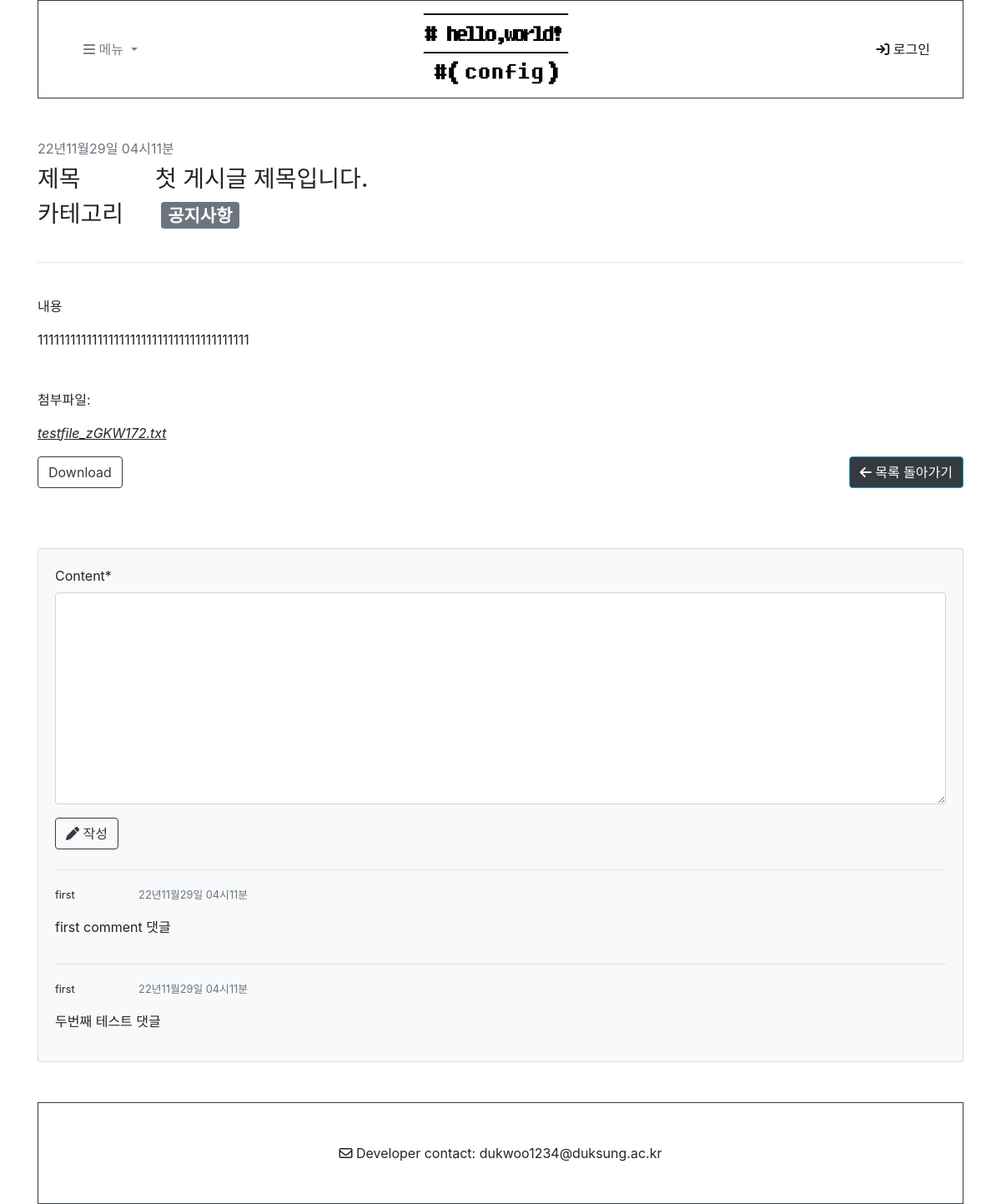
The page /bbs/4/ on the database its author committed.
### bbs/models.py (models this page shows, shortened)
class Post(models.Model):
    pkvalue = models.AutoField(primary_key=True)
    title = models.CharField(max_length=25)
    content = models.TextField(max_length=None)
    created_date = models.DateTimeField(auto_now_add=True)
    updated_date = models.DateTimeField(auto_now=True)
    file = models.FileField(upload_to='bbs/fiels/%Y/%m/%d/', blank=True)
    writer = models.ForeignKey(User, on_delete=models.CASCADE)
    category = models.ForeignKey(Category, on_delete=models.CASCADE)
    def get_file_name(self):
        return os.path.basename(self.file.name)

class Category(models.Model):
    name = models.CharField(max_length=50, unique=True)
    slug = models.SlugField(max_length=50, unique=True, allow_unicode=True)
    description = models.TextField(max_length=200)
    def __str__(self):
        return self.name
    class Meta:
        verbose_name_plural = 'Categories'

class Comment(models.Model):
    pkvalue = models.AutoField(primary_key=True)
    created_date = models.DateTimeField(auto_now_add=True)
    content = models.TextField(max_length=None)
    writer = models.ForeignKey(User, on_delete=models.CASCADE)
    post = models.ForeignKey(Post, on_delete=models.CASCADE)

class User(models.Model):
    pkvalue = models.AutoField(primary_key=True)
    ID = models.CharField(max_length=25, unique=True)
    PW = models.CharField(max_length=25, unique=True)
    join_date = models.DateTimeField(auto_now_add=True)
    email = models.EmailField(max_length=25, unique=True, null=True, blank=True)
    phone_number = models.CharField(max_length=25, unique=True, null=True, blank=True)
    name = models.CharField(max_length=20, null=True, blank=True)
    profile_photo = models.ImageField(null=True, blank=True)

### bbs/views.py (the view)
# urls.py: path('<int:pk>/', views.PostDetail.as_view()),
class PostDetail(DetailView):
    model = Post
    def get_context_data(self, **kwargs):
        context = super(PostDetail,self).get_context_data()
        context['categories'] = Category.objects.all()
        context['no_category_post_count'] = Post.objects.filter(category=None).count
        context['comment_form'] = CommentForm
        return context

### bbs/templates/bbs/post_detail.html (shortened to what this page needs)
<!DOCTYPE html>
{% load static %}
{% load crispy_forms_tags %}
<html lang="ko">
<head>
    <link rel="stylesheet" href="https://cdn.jsdelivr.net/npm/bootstrap@4.5.3/dist/css/bootstrap.min.css">
</head>
<body>
    <div class="container" style="margin: auto;">
    <nav class="navbar navbar-expand-lg navbar-light bg-white border border-dark">
        <div class="container">
            <div class="collapse navbar-collapse col-1" id="navbarNavDropdown">
                <ul class="navbar-nav">
                    <li class="nav-item dropdown">
                        <a class="nav-link dropdown-toggle" href="#" id="navbarDropdownMenuLink" role="button" data-toggle="dropdown" aria-haspopup="true" aria-expanded="false">
                            <i class="fa-sharp fa-solid fa-bars"></i> 메뉴
                        </a>
                    </li>
                </ul>
            </div>
            <div class="col-7.5" style="text-align: center;">
                <a class="navbar-brand" href="http://127.0.0.1:8000/bbs/">
                    <img src="{% static '/image/logo.jpg' %}" alt="logo image" style="width: 180px; height:90px;" />
                </a>
            </div>
            <ul class="navbar-nav col-1.5 float-right">
                <li class="nav-item active">
                    <a class="nav-link" href="http://127.0.0.1:8000/bbs/login/">
                        <i class="fa-sharp fa-solid fa-arrow-right-to-bracket"></i> 로그인 <span class="sr-only">(current)</span>
                    </a>
                </li>
            </ul>
        </div>
    </nav>
    <div id="post-area">
        <header class="mb-4">
            <br><br>
            <div class="text-muted fst-italic mb-2">{{post.created_date | date:"y년m월d일 h시m분"}}</div>
            <div class="fw-bolder mb-1" id="title">
                <h3>제목&nbsp;&nbsp;&nbsp;&nbsp;&nbsp;&nbsp;&nbsp;&nbsp;&nbsp;&nbsp;&nbsp;&nbsp;{{post.title}}</h3>
            </div>
            <h3 class="fw-bolder mb-1">카테고리&nbsp;&nbsp;&nbsp;&nbsp;&nbsp;
                {% if post.category %}
                    <p class="badge badge-secondary">{{post.category}}</p>
                {% endif %}
            </h3>
        </header>
        <hr>
        <section class="mb-5">
            <div class="fs-5 mb-4">
                <br>
                <p>내용</p>
                <p>{{post.content}}</p>
            </div>
        </section>
        {% if post.file %}
            <section class="mb-5">
                <div class="fs-5 mb-4">
                    <p>첨부파일: <p class="font-italic" style="text-decoration: underline;">{{post.get_file_name}}</p></p>
                    <a href="{{post.file.url}}" class="btn btn-outline-dark" role="button" download>
                        Download
                    </a>
                    <a class="btn btn-info float-right bg-dark" href="http://127.0.0.1:8000/bbs/" role="button">
                        <i class="fa-sharp fa-solid fa-arrow-left"></i> 목록 돌아가기
                    </a>
                </div>
            </section>
        {% endif %}
    </div>
    <br>
    <div id="comment-area" class="mb-5">
        <div class="card bg-light">
            <div class="card-body">
                <form class="mb-4" id="comment-form" method="post">
                    <div class="form-group">
                        {{ comment_form | crispy }}
                    </div>
                    <button type="submit" class="btn btn-outline-dark">
                        <i class="fa-sharp fa-solid fa-pen"></i> 작성
                    </button>
                </form>
                {% if post.comment_set.exists %}
                {% for comment in post.comment_set.iterator%}
                    <hr>
                    <div class="media d-flex" id="comment-{{comment.pk}}">
                        <div class="media-body ms-3">
                            <div class="fw-bold">
                                <small class="text_muted">{{comment.writer.ID}}&nbsp;&nbsp;&nbsp;&nbsp;&nbsp;&nbsp;&nbsp;&nbsp;&nbsp;&nbsp;&nbsp;&nbsp;&nbsp;&nbsp;&nbsp;&nbsp;&nbsp;&nbsp;&nbsp;&nbsp;</small>
                                <small class="text-muted fst-italic mb-2" style="text-align:right;">{{comment.created_date | date:"y년m월d일 h시m분"}}</small>
                            </div>
                            <p>{{comment.content | linebreaks}}</p>
                        </div>
                    </div>
                {% endfor %}
                {% endif %}
            </div>
        </div>
    </div>
    <footer class="py-5 bg-white border border-dark">
        <div class="container">
            <p class="m-0 text-center text-black">
                <i class="fa-regular fa-envelope"></i> Developer contact: dukwoo1234@duksung.ac.kr
            </p>
        </div>
    </footer>
</div>
</body>
</html>

### rows shown on the page
Post: created_date "22년11월29일 04시11분", title "첫 게시글 제목입니다.", category "공지사항", content "111111111111111111111111111111111111111", get_file_name "testfile_zGKW172.txt"
Comment: writer.ID "first", created_date "22년11월29일 04시11분", content "first comment 댓글"
Comment: writer.ID "first", created_date "22년11월29일 04시11분", content "두번째 테스트 댓글"
